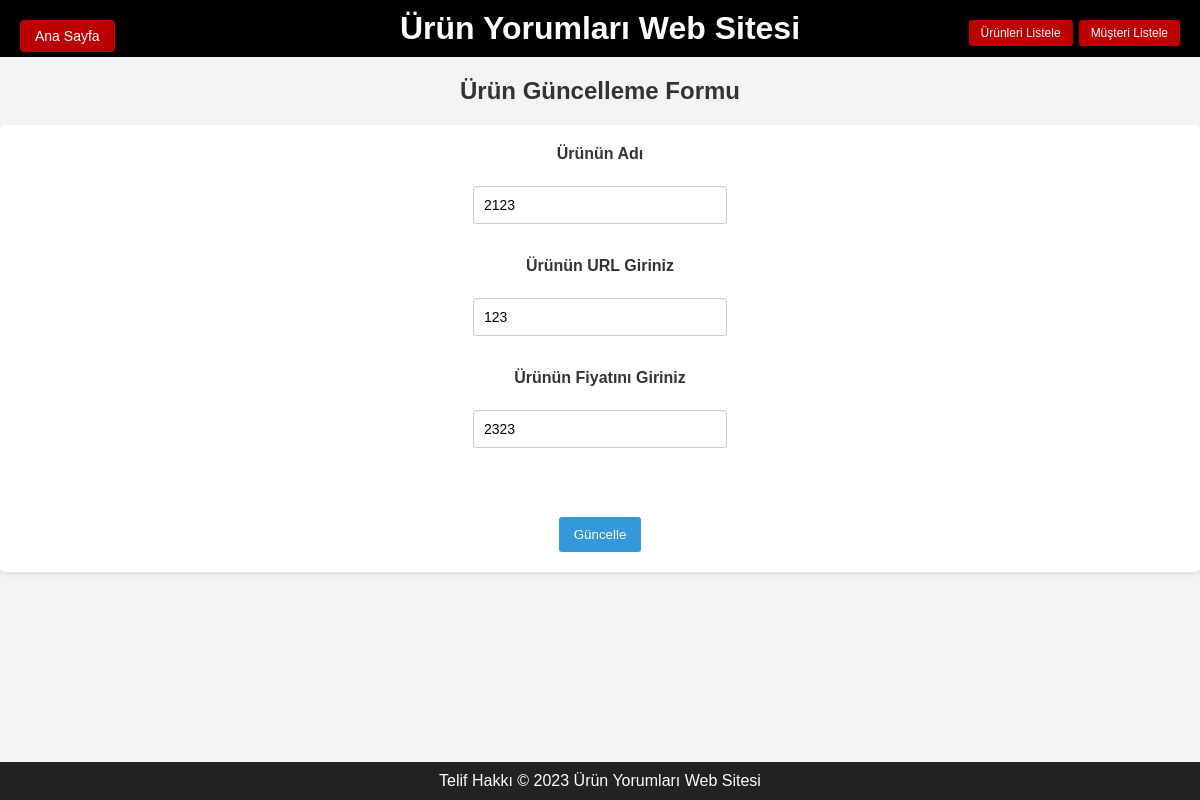
/updateProduct/2123, run on the app's committed database.
### tables this page shows
CREATE TABLE product (
        productName TEXT PRIMARY KEY,
        productPrice INTEGER NOT NULL,
        productURL TEXT NOT NULL
    );

### app.py (the view, shortened to what this page needs)
@app.route('/updateProduct/<productName>', methods=['POST','GET'])
def updateProduct(productName):
     if request.method == 'GET':
        product = get_product_info(productName)
        if product:
            return render_template('editProduct.html', product=product)
        else:
            return "Ürün bulunamadı."

### app.py (called while the page is built)
@app.route('/get-product-info')
def get_product_info(productName):
    try:
        with sqlite3.connect(db) as conn:
            cursor = conn.cursor()
            cursor.execute("SELECT * FROM product WHERE productName = ?", (productName,))
            product = cursor.fetchone()
            if product:
                return product
            else:
                return False
    except Exception as e:
        print(e)
        return False

### templates/editProduct.html (shortened to what this page needs)
<!DOCTYPE html>
<html lang="en">
<head>
    <link rel="stylesheet" href="{{ url_for('static', filename='css/styles.css') }}">
</head>
<body>
    <header>
        <h1>Ürün Yorumları Web Sitesi</h1>
        <button id="home-button">Ana Sayfa</button><br/>
        <section class="search-section">
            <div class="sidebar">
                <button id="list_products_button">Ürünleri Listele</button>
                <button id="list_customers_button">Müşteri Listele</button>
            </div>
        </section>
    </header>
    <footer>
        Telif Hakkı © 2023 Ürün Yorumları Web Sitesi
    </footer>
    <h2>Ürün Güncelleme Formu</h2>
    <form action="/updateProduct/{{ product[0] }}"    method="POST">
        <label for="productName">Ürünün Adı</label><br>
        <input type="text" id="productName" name="productName" required value="{{ product[0] }}" readonly><br><br>
        <label for="productURL">Ürünün URL Giriniz</label><br>
        <input type="text" id="productURL" name="productURL" required value="{{ product[2] }}"><br><br>
        <label for="productPrice">Ürünün Fiyatını Giriniz</label><br>
        <input type="number" id="productPrice" name="productPrice" required value="{{ product[1] }}"><br><br>
        <br><br>
        <button type="submit">Güncelle</button>
    </form>
</body>
</html>

### static/css/styles.css (style rules this page uses)
body { font-family: Arial, sans-serif; margin: 0; padding: 0; background-color: #f2f2f2; background-size: cover; background-repeat: no-repeat; background-attachment: fixed; background-position: center; color: #000000; }
header, footer { background-color: #000000; text-align: center; padding: 10px 0; color: #ffffff; }
.search-section { margin-bottom: 20px; display: flex; align-items: center; }
#home-button { position: absolute; top: 20px; left: 20px; padding: 8px 15px; background-color: #bc0000; border: none; border-radius: 4px; color: white; font-size: 14px; cursor: pointer; transition: background-color 0.3s ease; }
header { display: flex; justify-content: center; align-items: center; text-align: center; padding: 10px 0; background-color: #000000; }
header h1 { text-align: center; margin: 0; }

### templates/editProduct.html (style rules this page uses)
footer { position: fixed; bottom: 0; width: 100%; background-color: #222; text-align: center; padding: 10px 0; color: white; margin-top: 20px; }
.sidebar { position: fixed; top: 20px; right: 20px; display: flex; flex-direction: row; align-items: center; justify-content: flex-end; }
.sidebar button { background-color:#bc0000; border: none; color: #ffffff; padding: 6px 12px; font-size: 12px; border-radius: 3px; margin-left: 6px; cursor: pointer; transition: background-color 0.3s ease-in-out, transform 0.2s ease-in-out; box-shadow: 0px 2px 4px rgba(0, 0, 0, 0.1); }
body { font-family: Arial, sans-serif; margin: 0; padding: 0; background-color: #f4f4f4; color: #333; }
h1 { text-align: center; margin-bottom: 20px; }
h2 { text-align: center; margin-bottom: 20px; }
form { background-color: #fff; border-radius: 5px; padding: 20px; box-shadow: 0 2px 5px rgba(0, 0, 0, 0.1); margin: auto; text-align: center; }
label { font-weight: bold; display: block; margin-bottom: 5px; }
input[type="text"], input[type="email"], input[type="number"] { width: 20%; padding: 10px; margin-bottom: 15px; border: 1px solid #ccc; border-radius: 3px; font-size: 14px; }
button[type="submit"] { background-color: #3498db; color: #fff; padding: 10px 15px; border: none; border-radius: 3px; cursor: pointer; transition: background-color 0.3s ease; }

### data on the page
product: productName "2123", productURL "123", productPrice "2323"
